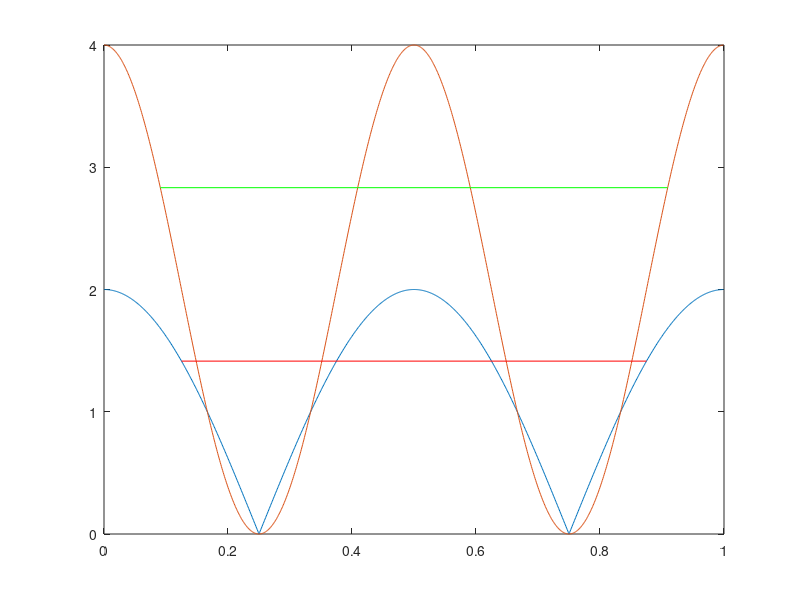

Here is the MATLAB script that generated this plot:
clear all;close all;clc;

al=[1 0];bl=[1 1];
ah=[1 0];bh=[1 -1]';


ab=conv(al,ah);bb=conv(bl,bh);



bb(2:1:end)=bb(2:1:end)*-1;
ab(2:1:end)=ab(2:1:end)*-1;

ab2=conv(ab,ab);bb2=conv(bb,bb);

N=1024;
teta=0:1/N:1-1/N;
delta=[1,zeros(1,N-1)];

h1=filter(bb,ab,delta);
H1=fft(h1);
h2=filter(bb2,ab2,delta);
H2=fft(h2);

plot(teta,abs(H1),teta,abs(H2));

cut_off1=abs(max(H1))/sqrt(2);
cut_off2=abs(max(H2))/sqrt(2);

fnd1=find(abs(abs(H1)-cut_off1)<0.001);
fnd2=find(abs(abs(H2)-cut_off2)<0.01);

hold
if ~isempty(fnd1)
   point1=teta(fnd1) 
   plot(teta(fnd1),abs(H1(fnd1)),'red'); 
end
if ~isempty(fnd2)
   point1=teta(fnd2) 
   plot(teta(fnd2),abs(H2(fnd2)),'green'); 
end
hold
   
